Frame 1 (no input): blank canvas, image omitted
Frame 60 (no input): blank canvas, image omitted
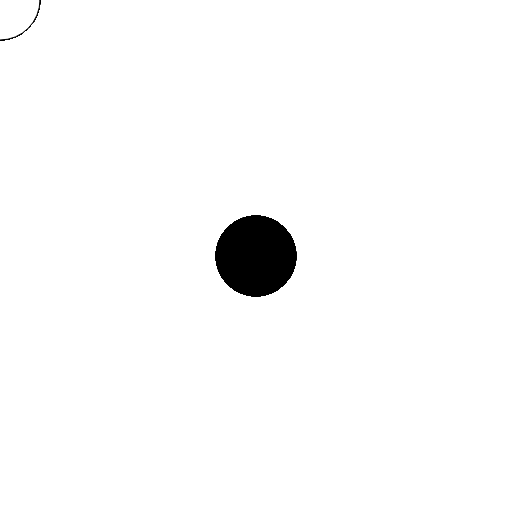
Frame 120 (the mouse pressed at the canvas centre since frame 60)

The p5.js sketch whose frames 1 and 60 were blank and that drew this single picture after the mouse press (run headless with seeded random() and noise() and a simulated clock; from frame 60 on, the mouse is pressed at the canvas centre):

// p5.js sketch
// ── sketch.js
function setup() {
  createCanvas(512, 512);
}

function draw() {
  if (mouseIsPressed) {
    fill(0);
  } else {
    fill(255);
  }
  ellipse(mouseX, mouseY, 80, 80);
}
